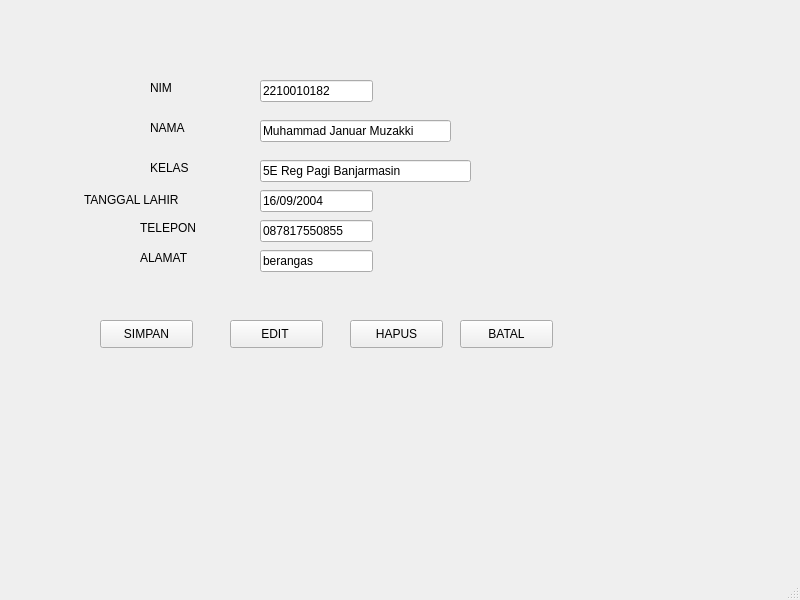
<?xml version="1.0" encoding="UTF-8"?>
<ui version="4.0">
 <class>MainWindow</class>
 <widget class="QMainWindow" name="MainWindow">
  <property name="geometry">
   <rect>
    <x>0</x>
    <y>0</y>
    <width>800</width>
    <height>600</height>
   </rect>
  </property>
  <property name="windowTitle">
   <string>MainWindow</string>
  </property>
  <widget class="QWidget" name="centralwidget">
   <widget class="QLineEdit" name="lineEdit">
    <property name="geometry">
     <rect>
      <x>260</x>
      <y>80</y>
      <width>113</width>
      <height>22</height>
     </rect>
    </property>
    <property name="text">
     <string>2210010182</string>
    </property>
   </widget>
   <widget class="QLineEdit" name="lineEdit_2">
    <property name="geometry">
     <rect>
      <x>260</x>
      <y>120</y>
      <width>191</width>
      <height>22</height>
     </rect>
    </property>
    <property name="text">
     <string>Muhammad Januar Muzakki</string>
    </property>
   </widget>
   <widget class="QLineEdit" name="lineEdit_3">
    <property name="geometry">
     <rect>
      <x>260</x>
      <y>160</y>
      <width>211</width>
      <height>22</height>
     </rect>
    </property>
    <property name="text">
     <string>5E Reg Pagi Banjarmasin</string>
    </property>
   </widget>
   <widget class="QLineEdit" name="lineEdit_4">
    <property name="geometry">
     <rect>
      <x>260</x>
      <y>190</y>
      <width>113</width>
      <height>22</height>
     </rect>
    </property>
    <property name="text">
     <string>16/09/2004</string>
    </property>
   </widget>
   <widget class="QLabel" name="label">
    <property name="geometry">
     <rect>
      <x>150</x>
      <y>80</y>
      <width>55</width>
      <height>16</height>
     </rect>
    </property>
    <property name="text">
     <string>NIM</string>
    </property>
   </widget>
   <widget class="QLabel" name="label_2">
    <property name="geometry">
     <rect>
      <x>150</x>
      <y>120</y>
      <width>55</width>
      <height>16</height>
     </rect>
    </property>
    <property name="text">
     <string>NAMA</string>
    </property>
   </widget>
   <widget class="QLabel" name="label_3">
    <property name="geometry">
     <rect>
      <x>150</x>
      <y>160</y>
      <width>55</width>
      <height>16</height>
     </rect>
    </property>
    <property name="text">
     <string>KELAS</string>
    </property>
   </widget>
   <widget class="QLabel" name="label_4">
    <property name="geometry">
     <rect>
      <x>84</x>
      <y>190</y>
      <width>121</width>
      <height>20</height>
     </rect>
    </property>
    <property name="text">
     <string>TANGGAL LAHIR</string>
    </property>
   </widget>
   <widget class="QLabel" name="label_5">
    <property name="geometry">
     <rect>
      <x>140</x>
      <y>220</y>
      <width>55</width>
      <height>16</height>
     </rect>
    </property>
    <property name="text">
     <string>TELEPON</string>
    </property>
   </widget>
   <widget class="QLabel" name="label_6">
    <property name="geometry">
     <rect>
      <x>140</x>
      <y>250</y>
      <width>55</width>
      <height>16</height>
     </rect>
    </property>
    <property name="text">
     <string>ALAMAT</string>
    </property>
   </widget>
   <widget class="QLineEdit" name="lineEdit_5">
    <property name="geometry">
     <rect>
      <x>260</x>
      <y>220</y>
      <width>113</width>
      <height>22</height>
     </rect>
    </property>
    <property name="text">
     <string>087817550855</string>
    </property>
   </widget>
   <widget class="QLineEdit" name="lineEdit_6">
    <property name="geometry">
     <rect>
      <x>260</x>
      <y>250</y>
      <width>113</width>
      <height>22</height>
     </rect>
    </property>
    <property name="text">
     <string>berangas</string>
    </property>
   </widget>
   <widget class="QPushButton" name="pushButton">
    <property name="geometry">
     <rect>
      <x>100</x>
      <y>320</y>
      <width>93</width>
      <height>28</height>
     </rect>
    </property>
    <property name="text">
     <string>SIMPAN</string>
    </property>
   </widget>
   <widget class="QPushButton" name="pushButton_2">
    <property name="geometry">
     <rect>
      <x>230</x>
      <y>320</y>
      <width>93</width>
      <height>28</height>
     </rect>
    </property>
    <property name="text">
     <string>EDIT </string>
    </property>
   </widget>
   <widget class="QPushButton" name="pushButton_3">
    <property name="geometry">
     <rect>
      <x>350</x>
      <y>320</y>
      <width>93</width>
      <height>28</height>
     </rect>
    </property>
    <property name="text">
     <string>HAPUS</string>
    </property>
   </widget>
   <widget class="QPushButton" name="pushButton_4">
    <property name="geometry">
     <rect>
      <x>460</x>
      <y>320</y>
      <width>93</width>
      <height>28</height>
     </rect>
    </property>
    <property name="text">
     <string>BATAL</string>
    </property>
   </widget>
  </widget>
  <widget class="QMenuBar" name="menubar">
   <property name="geometry">
    <rect>
     <x>0</x>
     <y>0</y>
     <width>800</width>
     <height>21</height>
    </rect>
   </property>
  </widget>
  <widget class="QStatusBar" name="statusbar"/>
 </widget>
 <resources/>
 <connections/>
</ui>
